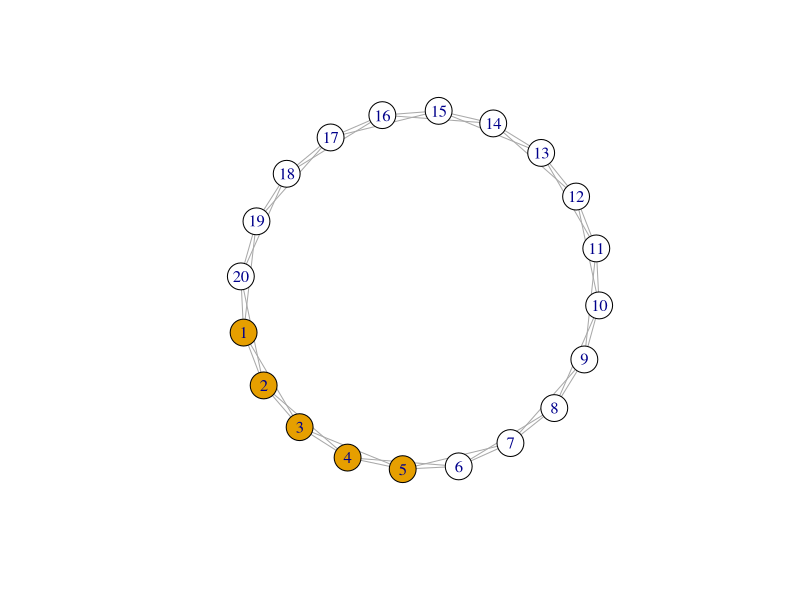

R code for this plot: (Note: this script raises an error after producing the figure.)
#########################
### SET EVERYTHING UP ###
#########################


### load library
library(igraph)

### create network to be used for model
g = graph.lattice(dim=1, nei=2, length=20, circular=T)

### setup fixed layout for consistent visualization
layout = layout.auto(g)

### set starting conditions and plot
V(g)$state = 0        ### all states are zero
V(g)[1:5]$state = 1   ### except node 3 and their neighbors

### plot starting conditions
plot(g, vertex.color=V(g)$state, layout=layout)


######################
#### RUN THE MODEL ###
######################

### create holder variable for the new state
V(g)$newstate=V(g)$state

### loop through agents and identify new state
for(i in 1:vcount(g)) {
  neighbor_adoption = mean(V(g)[nei(i)]$state)
  V(g)[i]$newstate = ifelse(neighbor_adoption>=0.5, 1 ,0)
}

### set state equal to new state
V(g)$state = V(g)$newstate

### plot again
plot(g, vertex.color=V(g)$newstate, layout=layout)